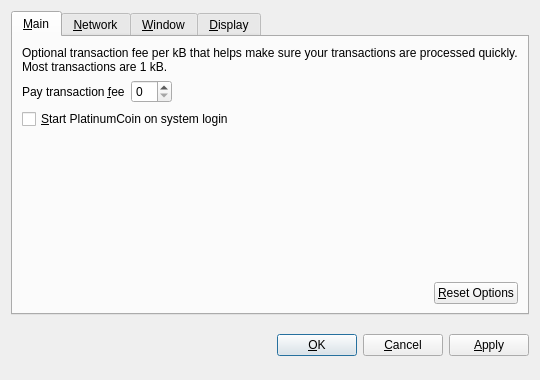
<?xml version="1.0" encoding="UTF-8"?>
<ui version="4.0">
 <class>OptionsDialog</class>
 <widget class="QDialog" name="OptionsDialog">
  <property name="geometry">
   <rect>
    <x>0</x>
    <y>0</y>
    <width>540</width>
    <height>380</height>
   </rect>
  </property>
  <property name="windowTitle">
   <string>Options</string>
  </property>
  <property name="modal">
   <bool>true</bool>
  </property>
  <layout class="QVBoxLayout" name="verticalLayout">
   <item>
    <widget class="QTabWidget" name="tabWidget">
     <property name="tabPosition">
      <enum>QTabWidget::North</enum>
     </property>
     <property name="currentIndex">
      <number>0</number>
     </property>
     <widget class="QWidget" name="tabMain">
      <attribute name="title">
       <string>&amp;Main</string>
      </attribute>
      <layout class="QVBoxLayout" name="verticalLayout_Main">
       <item>
        <widget class="QLabel" name="transactionFeeInfoLabel">
         <property name="text">
          <string>Optional transaction fee per kB that helps make sure your transactions are processed quickly. Most transactions are 1 kB.</string>
         </property>
         <property name="textFormat">
          <enum>Qt::PlainText</enum>
         </property>
         <property name="wordWrap">
          <bool>true</bool>
         </property>
        </widget>
       </item>
       <item>
        <layout class="QHBoxLayout" name="horizontalLayout_1_Main">
         <item>
          <widget class="QLabel" name="transactionFeeLabel">
           <property name="text">
            <string>Pay transaction &amp;fee</string>
           </property>
           <property name="textFormat">
            <enum>Qt::PlainText</enum>
           </property>
           <property name="buddy">
            <cstring>transactionFee</cstring>
           </property>
          </widget>
         </item>
         <item>
          <widget class="BitcoinAmountField" name="transactionFee"/>
         </item>
         <item>
          <spacer name="horizontalSpacer_1_Main">
           <property name="orientation">
            <enum>Qt::Horizontal</enum>
           </property>
           <property name="sizeHint" stdset="0">
            <size>
             <width>40</width>
             <height>20</height>
            </size>
           </property>
          </spacer>
         </item>
        </layout>
       </item>
       <item>
        <widget class="QCheckBox" name="bitcoinAtStartup">
         <property name="toolTip">
          <string>Automatically start PlatinumCoin after logging in to the system.</string>
         </property>
         <property name="text">
          <string>&amp;Start PlatinumCoin on system login</string>
         </property>
        </widget>
       </item>
       <item>
        <spacer name="verticalSpacer_Main">
         <property name="orientation">
          <enum>Qt::Vertical</enum>
         </property>
         <property name="sizeHint" stdset="0">
          <size>
           <width>20</width>
           <height>40</height>
          </size>
         </property>
        </spacer>
       </item>
       <item>
        <layout class="QHBoxLayout" name="horizontalLayout_2_Main">
         <item>
          <spacer name="horizontalSpacer_2_Main">
           <property name="orientation">
            <enum>Qt::Horizontal</enum>
           </property>
           <property name="sizeHint" stdset="0">
            <size>
             <width>40</width>
             <height>20</height>
            </size>
           </property>
          </spacer>
         </item>
         <item>
          <widget class="QPushButton" name="resetButton">
           <property name="toolTip">
            <string>Reset all client options to default.</string>
           </property>
           <property name="text">
            <string>&amp;Reset Options</string>
           </property>
           <property name="autoDefault">
            <bool>false</bool>
           </property>
          </widget>
         </item>
        </layout>
       </item>
      </layout>
     </widget>
     <widget class="QWidget" name="tabNetwork">
      <attribute name="title">
       <string>&amp;Network</string>
      </attribute>
      <layout class="QVBoxLayout" name="verticalLayout_Network">
       <item>
        <widget class="QCheckBox" name="mapPortUpnp">
         <property name="toolTip">
          <string>Automatically open the PlatinumCoin client port on the router. This only works when your router supports UPnP and it is enabled.</string>
         </property>
         <property name="text">
          <string>Map port using &amp;UPnP</string>
         </property>
        </widget>
       </item>
       <item>
        <widget class="QCheckBox" name="connectSocks">
         <property name="toolTip">
          <string>Connect to the PlatinumCoin network through a SOCKS proxy (e.g. when connecting through Tor).</string>
         </property>
         <property name="text">
          <string>&amp;Connect through SOCKS proxy:</string>
         </property>
        </widget>
       </item>
       <item>
        <layout class="QHBoxLayout" name="horizontalLayout_Network">
         <item>
          <widget class="QLabel" name="proxyIpLabel">
           <property name="text">
            <string>Proxy &amp;IP:</string>
           </property>
           <property name="textFormat">
            <enum>Qt::PlainText</enum>
           </property>
           <property name="buddy">
            <cstring>proxyIp</cstring>
           </property>
          </widget>
         </item>
         <item>
          <widget class="QValidatedLineEdit" name="proxyIp">
           <property name="maximumSize">
            <size>
             <width>140</width>
             <height>16777215</height>
            </size>
           </property>
           <property name="toolTip">
            <string>IP address of the proxy (e.g. 127.0.0.1)</string>
           </property>
          </widget>
         </item>
         <item>
          <widget class="QLabel" name="proxyPortLabel">
           <property name="text">
            <string>&amp;Port:</string>
           </property>
           <property name="textFormat">
            <enum>Qt::PlainText</enum>
           </property>
           <property name="buddy">
            <cstring>proxyPort</cstring>
           </property>
          </widget>
         </item>
         <item>
          <widget class="QLineEdit" name="proxyPort">
           <property name="maximumSize">
            <size>
             <width>55</width>
             <height>16777215</height>
            </size>
           </property>
           <property name="toolTip">
            <string>Port of the proxy (e.g. 9050)</string>
           </property>
          </widget>
         </item>
         <item>
          <widget class="QLabel" name="socksVersionLabel">
           <property name="text">
            <string>SOCKS &amp;Version:</string>
           </property>
           <property name="textFormat">
            <enum>Qt::PlainText</enum>
           </property>
           <property name="buddy">
            <cstring>socksVersion</cstring>
           </property>
          </widget>
         </item>
         <item>
          <widget class="QValueComboBox" name="socksVersion">
           <property name="toolTip">
            <string>SOCKS version of the proxy (e.g. 5)</string>
           </property>
          </widget>
         </item>
         <item>
          <spacer name="horizontalSpacer_Network">
           <property name="orientation">
            <enum>Qt::Horizontal</enum>
           </property>
           <property name="sizeHint" stdset="0">
            <size>
             <width>40</width>
             <height>20</height>
            </size>
           </property>
          </spacer>
         </item>
        </layout>
       </item>
       <item>
        <spacer name="verticalSpacer_Network">
         <property name="orientation">
          <enum>Qt::Vertical</enum>
         </property>
         <property name="sizeHint" stdset="0">
          <size>
           <width>20</width>
           <height>40</height>
          </size>
         </property>
        </spacer>
       </item>
      </layout>
     </widget>
     <widget class="QWidget" name="tabWindow">
      <attribute name="title">
       <string>&amp;Window</string>
      </attribute>
      <layout class="QVBoxLayout" name="verticalLayout_Window">
       <item>
        <widget class="QCheckBox" name="minimizeToTray">
         <property name="toolTip">
          <string>Show only a tray icon after minimizing the window.</string>
         </property>
         <property name="text">
          <string>&amp;Minimize to the tray instead of the taskbar</string>
         </property>
        </widget>
       </item>
       <item>
        <widget class="QCheckBox" name="minimizeOnClose">
         <property name="toolTip">
          <string>Minimize instead of exit the application when the window is closed. When this option is enabled, the application will be closed only after selecting Quit in the menu.</string>
         </property>
         <property name="text">
          <string>M&amp;inimize on close</string>
         </property>
        </widget>
       </item>
       <item>
        <spacer name="verticalSpacer_Window">
         <property name="orientation">
          <enum>Qt::Vertical</enum>
         </property>
         <property name="sizeHint" stdset="0">
          <size>
           <width>20</width>
           <height>40</height>
          </size>
         </property>
        </spacer>
       </item>
      </layout>
     </widget>
     <widget class="QWidget" name="tabDisplay">
      <attribute name="title">
       <string>&amp;Display</string>
      </attribute>
      <layout class="QVBoxLayout" name="verticalLayout_Display">
       <item>
        <layout class="QHBoxLayout" name="horizontalLayout_1_Display">
         <item>
          <widget class="QLabel" name="langLabel">
           <property name="text">
            <string>User Interface &amp;language:</string>
           </property>
           <property name="textFormat">
            <enum>Qt::PlainText</enum>
           </property>
           <property name="buddy">
            <cstring>lang</cstring>
           </property>
          </widget>
         </item>
         <item>
          <widget class="QValueComboBox" name="lang">
           <property name="toolTip">
            <string>The user interface language can be set here. This setting will take effect after restarting PlatinumCoin.</string>
           </property>
          </widget>
         </item>
        </layout>
       </item>
       <item>
        <layout class="QHBoxLayout" name="horizontalLayout_2_Display">
         <item>
          <widget class="QLabel" name="unitLabel">
           <property name="text">
            <string>&amp;Unit to show amounts in:</string>
           </property>
           <property name="textFormat">
            <enum>Qt::PlainText</enum>
           </property>
           <property name="buddy">
            <cstring>unit</cstring>
           </property>
          </widget>
         </item>
         <item>
          <widget class="QValueComboBox" name="unit">
           <property name="toolTip">
            <string>Choose the default subdivision unit to show in the interface and when sending coins.</string>
           </property>
          </widget>
         </item>
        </layout>
       </item>
       <item>
        <widget class="QCheckBox" name="displayAddresses">
         <property name="toolTip">
          <string>Whether to show PlatinumCoin addresses in the transaction list or not.</string>
         </property>
         <property name="text">
          <string>&amp;Display addresses in transaction list</string>
         </property>
        </widget>
       </item>
       <item>
        <spacer name="verticalSpacer_Display">
         <property name="orientation">
          <enum>Qt::Vertical</enum>
         </property>
         <property name="sizeHint" stdset="0">
          <size>
           <width>20</width>
           <height>40</height>
          </size>
         </property>
        </spacer>
       </item>
      </layout>
     </widget>
    </widget>
   </item>
   <item>
    <layout class="QHBoxLayout" name="horizontalLayout_Buttons">
     <item>
      <spacer name="horizontalSpacer_1">
       <property name="orientation">
        <enum>Qt::Horizontal</enum>
       </property>
       <property name="sizeHint" stdset="0">
        <size>
         <width>40</width>
         <height>48</height>
        </size>
       </property>
      </spacer>
     </item>
     <item>
      <widget class="QLabel" name="statusLabel">
       <property name="font">
        <font>
         <weight>75</weight>
         <bold>true</bold>
        </font>
       </property>
       <property name="text">
        <string/>
       </property>
       <property name="textFormat">
        <enum>Qt::PlainText</enum>
       </property>
       <property name="wordWrap">
        <bool>true</bool>
       </property>
      </widget>
     </item>
     <item>
      <spacer name="horizontalSpacer_2">
       <property name="orientation">
        <enum>Qt::Horizontal</enum>
       </property>
       <property name="sizeHint" stdset="0">
        <size>
         <width>40</width>
         <height>48</height>
        </size>
       </property>
      </spacer>
     </item>
     <item>
      <widget class="QPushButton" name="okButton">
       <property name="text">
        <string>&amp;OK</string>
       </property>
      </widget>
     </item>
     <item>
      <widget class="QPushButton" name="cancelButton">
       <property name="text">
        <string>&amp;Cancel</string>
       </property>
       <property name="autoDefault">
        <bool>false</bool>
       </property>
      </widget>
     </item>
     <item>
      <widget class="QPushButton" name="applyButton">
       <property name="text">
        <string>&amp;Apply</string>
       </property>
       <property name="autoDefault">
        <bool>false</bool>
       </property>
      </widget>
     </item>
    </layout>
   </item>
  </layout>
 </widget>
 <customwidgets>
  <customwidget>
   <class>BitcoinAmountField</class>
   <extends>QSpinBox</extends>
   <header>bitcoinamountfield.h</header>
  </customwidget>
  <customwidget>
   <class>QValueComboBox</class>
   <extends>QComboBox</extends>
   <header>qvaluecombobox.h</header>
  </customwidget>
  <customwidget>
   <class>QValidatedLineEdit</class>
   <extends>QLineEdit</extends>
   <header>qvalidatedlineedit.h</header>
  </customwidget>
 </customwidgets>
 <resources/>
 <connections/>
</ui>
